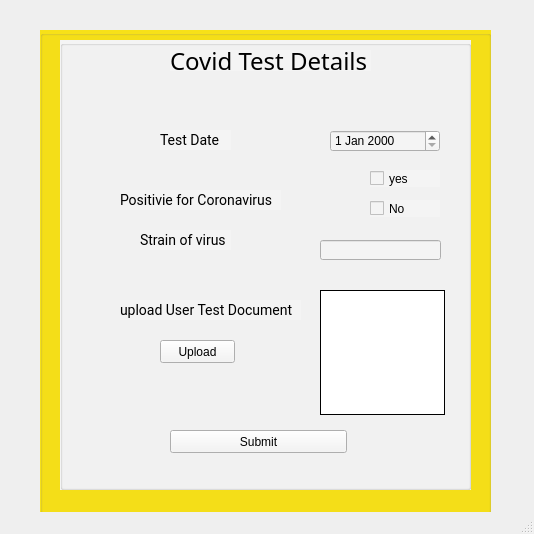
<?xml version="1.0" encoding="UTF-8"?>
<ui version="4.0">
 <class>MainWindow</class>
 <widget class="QMainWindow" name="MainWindow">
  <property name="geometry">
   <rect>
    <x>0</x>
    <y>0</y>
    <width>534</width>
    <height>534</height>
   </rect>
  </property>
  <property name="windowTitle">
   <string>MainWindow</string>
  </property>
  <widget class="QWidget" name="centralwidget">
   <widget class="QGroupBox" name="groupBox">
    <property name="geometry">
     <rect>
      <x>40</x>
      <y>30</y>
      <width>451</width>
      <height>484</height>
     </rect>
    </property>
    <property name="styleSheet">
     <string notr="true">background-color: rgb(247, 225, 24);</string>
    </property>
    <property name="title">
     <string/>
    </property>
    <widget class="QGroupBox" name="groupBox_2">
     <property name="geometry">
      <rect>
       <x>20</x>
       <y>10</y>
       <width>411</width>
       <height>450</height>
      </rect>
     </property>
     <property name="styleSheet">
      <string notr="true">
background-color: rgb(244, 244, 244);</string>
     </property>
     <property name="title">
      <string/>
     </property>
     <widget class="QLabel" name="label">
      <property name="geometry">
       <rect>
        <x>110</x>
        <y>10</y>
        <width>201</width>
        <height>21</height>
       </rect>
      </property>
      <property name="styleSheet">
       <string notr="true">font-family: Nunito;
font-style: normal;
font-weight: normal;
font-size: 24px;
line-height: 33px;</string>
      </property>
      <property name="text">
       <string>Covid Test Details</string>
      </property>
     </widget>
     <widget class="QLabel" name="label_2">
      <property name="geometry">
       <rect>
        <x>100</x>
        <y>90</y>
        <width>71</width>
        <height>20</height>
       </rect>
      </property>
      <property name="styleSheet">
       <string notr="true">font-family: Roboto;
font-style: normal;
font-weight: normal;
font-size: 14px;
line-height: 16px;</string>
      </property>
      <property name="text">
       <string>Test Date</string>
      </property>
     </widget>
     <widget class="QLabel" name="label_3">
      <property name="geometry">
       <rect>
        <x>60</x>
        <y>150</y>
        <width>161</width>
        <height>20</height>
       </rect>
      </property>
      <property name="styleSheet">
       <string notr="true">font-family: Roboto;
font-style: normal;
font-weight: normal;
font-size: 14px;
line-height: 16px;</string>
      </property>
      <property name="text">
       <string>Positivie for Coronavirus</string>
      </property>
     </widget>
     <widget class="QLabel" name="label_4">
      <property name="geometry">
       <rect>
        <x>80</x>
        <y>190</y>
        <width>91</width>
        <height>20</height>
       </rect>
      </property>
      <property name="styleSheet">
       <string notr="true">font-family: Roboto;
font-style: normal;
font-weight: normal;
font-size: 14px;
line-height: 16px;</string>
      </property>
      <property name="text">
       <string>Strain of virus</string>
      </property>
     </widget>
     <widget class="QLabel" name="label_5">
      <property name="geometry">
       <rect>
        <x>60</x>
        <y>260</y>
        <width>181</width>
        <height>20</height>
       </rect>
      </property>
      <property name="styleSheet">
       <string notr="true">font-family: Roboto;
font-style: normal;
font-weight: normal;
font-size: 14px;
line-height: 16px;</string>
      </property>
      <property name="text">
       <string>upload User Test Document</string>
      </property>
     </widget>
     <widget class="QCheckBox" name="checkBox">
      <property name="geometry">
       <rect>
        <x>310</x>
        <y>130</y>
        <width>70</width>
        <height>17</height>
       </rect>
      </property>
      <property name="text">
       <string>yes</string>
      </property>
     </widget>
     <widget class="QCheckBox" name="checkBox_2">
      <property name="geometry">
       <rect>
        <x>310</x>
        <y>160</y>
        <width>70</width>
        <height>17</height>
       </rect>
      </property>
      <property name="text">
       <string>No </string>
      </property>
     </widget>
     <widget class="QLineEdit" name="lineEdit">
      <property name="geometry">
       <rect>
        <x>260</x>
        <y>200</y>
        <width>121</width>
        <height>20</height>
       </rect>
      </property>
     </widget>
     <widget class="QLabel" name="label_6">
      <property name="geometry">
       <rect>
        <x>260</x>
        <y>250</y>
        <width>125</width>
        <height>125</height>
       </rect>
      </property>
      <property name="styleSheet">
       <string notr="true">background: #FFFFFF;
border: 1px solid #000000;
box-sizing: border-box;</string>
      </property>
      <property name="text">
       <string/>
      </property>
     </widget>
     <widget class="QPushButton" name="pushButton">
      <property name="geometry">
       <rect>
        <x>100</x>
        <y>300</y>
        <width>75</width>
        <height>23</height>
       </rect>
      </property>
      <property name="text">
       <string>Upload</string>
      </property>
     </widget>
     <widget class="QPushButton" name="pushButton_2">
      <property name="geometry">
       <rect>
        <x>110</x>
        <y>390</y>
        <width>177</width>
        <height>23</height>
       </rect>
      </property>
      <property name="text">
       <string>Submit</string>
      </property>
     </widget>
     <widget class="QDateEdit" name="dateEdit">
      <property name="geometry">
       <rect>
        <x>270</x>
        <y>90</y>
        <width>110</width>
        <height>22</height>
       </rect>
      </property>
     </widget>
    </widget>
   </widget>
  </widget>
  <widget class="QMenuBar" name="menubar">
   <property name="geometry">
    <rect>
     <x>0</x>
     <y>0</y>
     <width>534</width>
     <height>21</height>
    </rect>
   </property>
  </widget>
  <widget class="QStatusBar" name="statusbar"/>
 </widget>
 <resources/>
 <connections/>
</ui>
